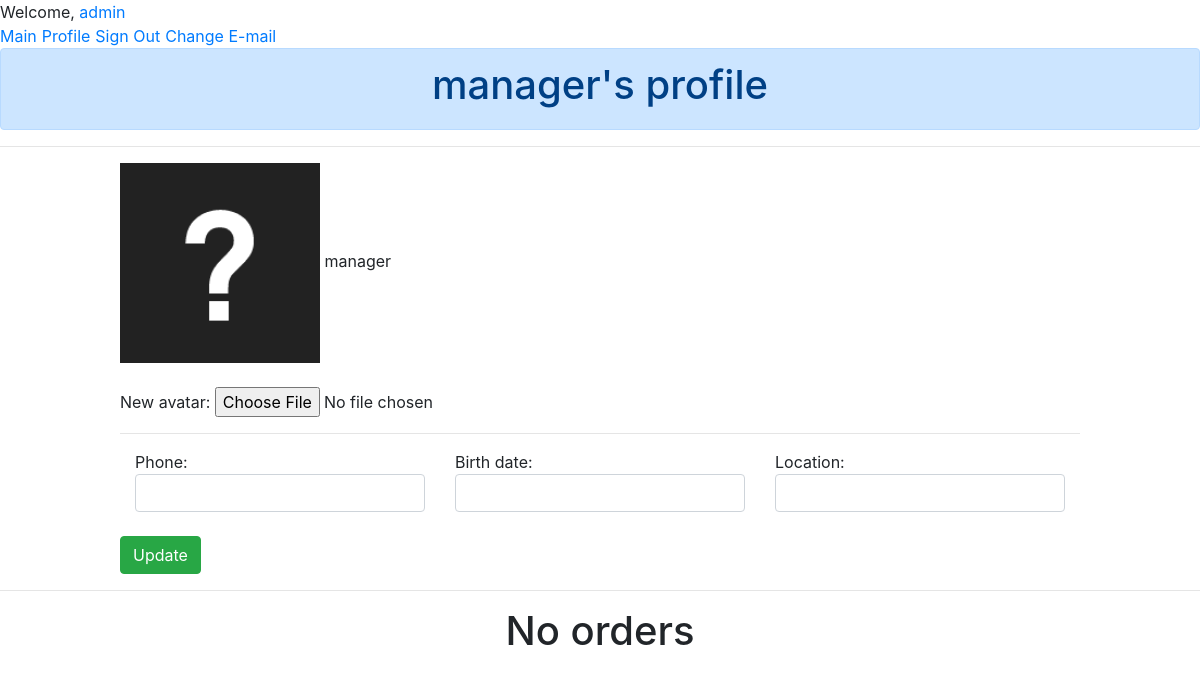
Page /user-profile/2/ (signed in) on the committed database.
### app/models.py (models this page shows, shortened)
class Profile(models.Model):
    user = models.OneToOneField(User, on_delete=models.CASCADE)
    phone = models.CharField(max_length=15, blank=True, null=True)
    location = models.CharField(max_length=30, blank=True, null=True)
    birth_date = models.DateField(blank=True, null=True)
    profile_pic = models.ImageField(null=True, blank=True, upload_to="profiles_images/",
                                    default="profiles_images/ava.png")

### app/views.py (the view)
# urls.py: path('user-profile/<int:pk>/', show_profile, name='user_profile'),
def show_profile(request, pk):
    profile = get_object_or_404(Profile, user_id=pk)
    user = get_object_or_404(User, id=pk)
    if request.user == user or request.user.is_superuser:
        orders = Order.objects.filter(user_id=pk)
        for i in orders:
            print(i.items)
        user_form = UserProfileForm()
        if request.method == 'POST':
            profile_form = AddProfileInfoForm(request.POST,request.FILES,instance=profile)
            print(request.POST)
            if profile_form.is_valid():
                profile_form.save()
                return redirect('user_profile', pk)
            else:
                print(profile_form.errors.as_data())  # here you print errors to terminal
        else:
            profile_form = AddProfileInfoForm(
                {
                    'phone': user.profile.phone,
                    'birth_date': user.profile.birth_date,
                    'location': user.profile.location
                })
        context = {
            'user_profile': profile,
            'orders': orders,
            'user': user,
            'title': f"{user.username}'s profile",
            'profile_form': profile_form,
            'user_form': user_form,
        }
        return render(request, 'app/profile.html', context=context)
    else:
        raise Http404("Access forbidden. You can't see another user's profile")

### app/forms.py
class AddProfileInfoForm(forms.ModelForm):
    class Meta:
        model = Profile
        fields = ['phone', 'birth_date', 'profile_pic','location']
        widgets = {
            'phone': forms.TextInput(attrs={'class': 'form-control'}),
            'birth_date': forms.DateInput(attrs={'class': 'form-control'}),
            'location': forms.TextInput(attrs={'class': 'form-control'}),
        }

class UserProfileForm(forms.Form):
    pass

### app/templates/app/profile.html (shortened to what this page needs)
{% extends 'base.html' %}
{% load static %}
{% block head_text %}
    <div class="alert alert-primary" role="alert">
        <h1 align="center">{{ user_profile.user.username }}'s profile</h1>
    </div>
{% endblock %}
{% block body %}
    <div class="profile_content">
        <img id="profile_img" src="{{ user_profile.profile_pic.url }}">
        {{ user_profile.user.username }}<br><br>
        <form method="post" enctype="multipart/form-data">
            New avatar: {{ profile_form.profile_pic }}
            <hr>
            <div class="container">
                <div class="row">
                    <div class="col-sm">
                        Phone: {{ profile_form.phone }}
                    </div>
                    <div class="col-sm">
                        Birth date: {{ profile_form.birth_date }}
                    </div>
                    <div class="col-sm">
                        Location: {{ profile_form.location }}
                    </div>
                </div>
                <br>
            </div>
            <button type="submit" class="btn btn-success">Update</button>
    </div>
    <hr>
    <div class="container">
        {% if orders %}
            <h3 align="center"> Your orders: </h3><br>
            <table class="table">
                <thead>
                <tr>
                    <th scope="col">№</th>
                    <th scope="col">Items</th>
                    <th scope="col">Created</th>
                    <th scope="col">Updated</th>
                    <th scope="col">Delivery</th>
                    <th scope="col">Issue point</th>
                    <th scope="col">Cost</th>
                    <th scope="col">Status</th>
                </tr>
                </thead>
                <tbody>
                {% for order in orders %}
                    <tr>
                        <th scope="row">{{ order.id }}</th>
                        <td>
                        {% for item in order.items.all %}
                            <img width="50" src="{{ item.image.url }}">
                            {{ item.title }} ({{ item.price }}$)<br>
                         {% endfor %}
                        </td>
                        <td>{{ order.created }}</td>
                        <td>{{ order.updated }}</td>
                        <td>{{ order.issue_point }}</td>
                        <td>{{ order.delivery_address }}</td>
                        <td>{{ order.total_cost }}$</td>
                        {% if order.status == 'done' %}
                            <td bgcolor="#adff2f">{{ order.status }}</td>
                        {% else %}
                            <td bgcolor="aqua">{{ order.status }}</td>
                        {% endif %}
                    </tr>
                {% endfor %}
                </tbody>
            </table>
        {% else %}
            <h1 align="center">No orders </h1>
        {% endif %}
    </div>
{% endblock %}

### app/templates/base.html (shortened to what this page needs)
{% load static %}
{% load bootstrap4 %}
{% bootstrap_css %}
<!DOCTYPE html>
<html lang="en">
{% block head %}
    <head>
        <link href="{% static 'app/css/main.css' %}" rel="stylesheet">
        <link href="{% static 'app/css/comments.css' %}" rel="stylesheet">
    </head>
    <ul>
        {% if user.is_authenticated %}
            Welcome, <a href="{% url 'user_profile' request.user.id %}"> {{ request.user.username }}</a> <br>
            <li><a href="{% url 'main' %}">Main</a></li>
            <li><a href="{% url 'user_profile' request.user.id %}">Profile</a></li>
            <li><a href="{% url 'account_logout' %}">Sign Out</a></li>
            <li><a href="{% url 'account_email' %}">Change E-mail</a></li>
        {% else %}
            <li><a href="{% url 'main' %}">Main</a></li>
            <li><a href="{% url 'account_signup' %}">Sign Up</a></li>
            <li><a href="{% url 'account_login' %}">Sign In</a></li>
        {% endif %}
        <br>
    </ul>
    <body>
{% endblock %}
{% block head_text %}
{% endblock %}
<hr>
{% block body %}
{% endblock %}
</body>
</html>

### app/static/app/css/main.css (style rules this page uses)
#profile_img { width: 200px; height: 200px; }
.profile_content { margin-left: 10%; margin-right: 10%; }
ul { list-style: none; margin: 0; padding-left: 0; }
a { text-decoration: none; }
li { float: left; margin-right: 5px; }

### rows in the picture
Profile: user.username "manager", profile_pic (picture)

### other values in the picture
{{ request.user.username }} "admin"
